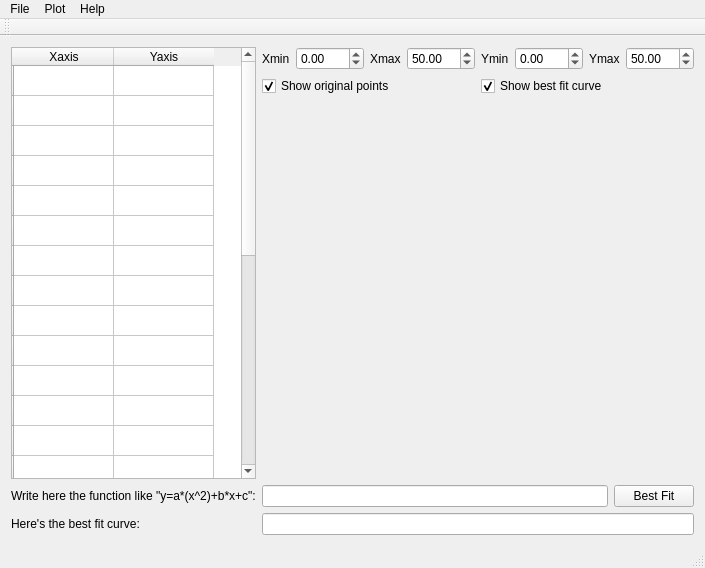
<?xml version="1.0" encoding="UTF-8"?>
<ui version="4.0">
 <class>MainWindow</class>
 <widget class="QMainWindow" name="MainWindow">
  <property name="geometry">
   <rect>
    <x>0</x>
    <y>0</y>
    <width>680</width>
    <height>568</height>
   </rect>
  </property>
  <property name="windowTitle">
   <string>MainWindow</string>
  </property>
  <widget class="QWidget" name="centralWidget">
   <layout class="QGridLayout" name="gridLayout">
    <item row="2" column="1">
     <widget class="QTableWidget" name="tableWidget">
      <row>
       <property name="text">
        <string/>
       </property>
      </row>
      <row>
       <property name="text">
        <string/>
       </property>
      </row>
      <row>
       <property name="text">
        <string/>
       </property>
      </row>
      <row>
       <property name="text">
        <string/>
       </property>
      </row>
      <row>
       <property name="text">
        <string/>
       </property>
      </row>
      <row>
       <property name="text">
        <string/>
       </property>
      </row>
      <row>
       <property name="text">
        <string/>
       </property>
      </row>
      <row>
       <property name="text">
        <string/>
       </property>
      </row>
      <row>
       <property name="text">
        <string/>
       </property>
      </row>
      <row>
       <property name="text">
        <string/>
       </property>
      </row>
      <row>
       <property name="text">
        <string/>
       </property>
      </row>
      <row>
       <property name="text">
        <string/>
       </property>
      </row>
      <row>
       <property name="text">
        <string/>
       </property>
      </row>
      <row>
       <property name="text">
        <string/>
       </property>
      </row>
      <row>
       <property name="text">
        <string/>
       </property>
      </row>
      <row>
       <property name="text">
        <string/>
       </property>
      </row>
      <row>
       <property name="text">
        <string/>
       </property>
      </row>
      <row>
       <property name="text">
        <string/>
       </property>
      </row>
      <row>
       <property name="text">
        <string/>
       </property>
      </row>
      <row>
       <property name="text">
        <string/>
       </property>
      </row>
      <row>
       <property name="text">
        <string/>
       </property>
      </row>
      <row>
       <property name="text">
        <string/>
       </property>
      </row>
      <row>
       <property name="text">
        <string/>
       </property>
      </row>
      <row>
       <property name="text">
        <string/>
       </property>
      </row>
      <row>
       <property name="text">
        <string/>
       </property>
      </row>
      <row>
       <property name="text">
        <string/>
       </property>
      </row>
      <row>
       <property name="text">
        <string/>
       </property>
      </row>
      <column>
       <property name="text">
        <string>Xaxis</string>
       </property>
      </column>
      <column>
       <property name="text">
        <string>Yaxis</string>
       </property>
      </column>
      <item row="0" column="0">
       <property name="text">
        <string/>
       </property>
      </item>
      <item row="0" column="1">
       <property name="text">
        <string/>
       </property>
      </item>
     </widget>
    </item>
    <item row="7" column="2">
     <layout class="QHBoxLayout" name="horizontalLayout">
      <item>
       <widget class="QLineEdit" name="function"/>
      </item>
      <item>
       <widget class="QPushButton" name="pushButton">
        <property name="text">
         <string>Best Fit</string>
        </property>
       </widget>
      </item>
     </layout>
    </item>
    <item row="7" column="1">
     <widget class="QLabel" name="label">
      <property name="text">
       <string>Write here the function like &quot;y=a*(x^2)+b*x+c&quot;:</string>
      </property>
     </widget>
    </item>
    <item row="8" column="1">
     <widget class="QLabel" name="label_2">
      <property name="text">
       <string>Here's the best fit curve:</string>
      </property>
     </widget>
    </item>
    <item row="8" column="2">
     <widget class="QLineEdit" name="result"/>
    </item>
    <item row="2" column="2">
     <layout class="QVBoxLayout" name="verticalLayout">
      <item>
       <layout class="QHBoxLayout" name="horizontalLayout_2">
        <item>
         <widget class="QLabel" name="label_3">
          <property name="text">
           <string>Xmin</string>
          </property>
         </widget>
        </item>
        <item>
         <widget class="QDoubleSpinBox" name="xmin">
          <property name="minimum">
           <double>-500.000000000000000</double>
          </property>
          <property name="maximum">
           <double>500.000000000000000</double>
          </property>
         </widget>
        </item>
        <item>
         <widget class="QLabel" name="label_4">
          <property name="text">
           <string>Xmax</string>
          </property>
         </widget>
        </item>
        <item>
         <widget class="QDoubleSpinBox" name="xmax">
          <property name="minimum">
           <double>-500.000000000000000</double>
          </property>
          <property name="maximum">
           <double>500.000000000000000</double>
          </property>
          <property name="value">
           <double>50.000000000000000</double>
          </property>
         </widget>
        </item>
        <item>
         <widget class="QLabel" name="label_5">
          <property name="text">
           <string>Ymin</string>
          </property>
         </widget>
        </item>
        <item>
         <widget class="QDoubleSpinBox" name="ymin">
          <property name="minimum">
           <double>-500.000000000000000</double>
          </property>
          <property name="maximum">
           <double>500.000000000000000</double>
          </property>
         </widget>
        </item>
        <item>
         <widget class="QLabel" name="label_6">
          <property name="text">
           <string>Ymax</string>
          </property>
         </widget>
        </item>
        <item>
         <widget class="QDoubleSpinBox" name="ymax">
          <property name="minimum">
           <double>-500.000000000000000</double>
          </property>
          <property name="maximum">
           <double>500.000000000000000</double>
          </property>
          <property name="value">
           <double>50.000000000000000</double>
          </property>
         </widget>
        </item>
       </layout>
      </item>
      <item>
       <layout class="QHBoxLayout" name="horizontalLayout_3">
        <item>
         <widget class="QCheckBox" name="originalplot">
          <property name="text">
           <string>Show original points</string>
          </property>
          <property name="checked">
           <bool>true</bool>
          </property>
         </widget>
        </item>
        <item>
         <widget class="QCheckBox" name="fitplot">
          <property name="text">
           <string>Show best fit curve</string>
          </property>
          <property name="checked">
           <bool>true</bool>
          </property>
         </widget>
        </item>
       </layout>
      </item>
      <item>
       <widget class="KPlotWidget" name="kplotwidget">
        <property name="backgroundColor">
         <color>
          <red>255</red>
          <green>255</green>
          <blue>255</blue>
         </color>
        </property>
        <property name="foregroundColor">
         <color>
          <red>0</red>
          <green>0</green>
          <blue>0</blue>
         </color>
        </property>
        <property name="grid" stdset="0">
         <bool>true</bool>
        </property>
       </widget>
      </item>
     </layout>
    </item>
   </layout>
  </widget>
  <widget class="QMenuBar" name="menuBar">
   <property name="geometry">
    <rect>
     <x>0</x>
     <y>0</y>
     <width>680</width>
     <height>20</height>
    </rect>
   </property>
   <widget class="QMenu" name="menuFile">
    <property name="title">
     <string>File</string>
    </property>
    <addaction name="actionNew"/>
    <addaction name="actionOpen"/>
    <addaction name="actionSave"/>
    <addaction name="actionSave_as"/>
    <addaction name="separator"/>
    <addaction name="actionExit"/>
   </widget>
   <widget class="QMenu" name="menuPlot">
    <property name="title">
     <string>Plot</string>
    </property>
    <addaction name="actionDraw_plot"/>
   </widget>
   <widget class="QMenu" name="menuHelp">
    <property name="title">
     <string>Help</string>
    </property>
    <addaction name="actionKartesio_Manual"/>
    <addaction name="separator"/>
    <addaction name="actionReport_a_Bug"/>
    <addaction name="separator"/>
    <addaction name="actionInfo_about_Kartesio"/>
    <addaction name="actionInfo_about_KDE"/>
    <addaction name="actionShow_example"/>
   </widget>
   <addaction name="menuFile"/>
   <addaction name="menuPlot"/>
   <addaction name="menuHelp"/>
  </widget>
  <widget class="QToolBar" name="mainToolBar">
   <attribute name="toolBarArea">
    <enum>TopToolBarArea</enum>
   </attribute>
   <attribute name="toolBarBreak">
    <bool>false</bool>
   </attribute>
  </widget>
  <widget class="QStatusBar" name="statusBar"/>
  <action name="actionNew">
   <property name="text">
    <string>New</string>
   </property>
  </action>
  <action name="actionOpen">
   <property name="text">
    <string>Open</string>
   </property>
  </action>
  <action name="actionSave">
   <property name="text">
    <string>Save</string>
   </property>
  </action>
  <action name="actionSave_as">
   <property name="text">
    <string>Save as</string>
   </property>
  </action>
  <action name="actionExit">
   <property name="text">
    <string>Exit</string>
   </property>
  </action>
  <action name="actionKartesio_Manual">
   <property name="text">
    <string>Kartesio Manual</string>
   </property>
  </action>
  <action name="actionReport_a_Bug">
   <property name="text">
    <string>Report a Bug</string>
   </property>
  </action>
  <action name="actionInfo_about_Kartesio">
   <property name="text">
    <string>Info about Kartesio</string>
   </property>
  </action>
  <action name="actionInfo_about_KDE">
   <property name="text">
    <string>Info about KDE</string>
   </property>
  </action>
  <action name="actionShow_example">
   <property name="text">
    <string>Show example</string>
   </property>
  </action>
  <action name="actionDraw_plot">
   <property name="text">
    <string>Draw plot</string>
   </property>
  </action>
 </widget>
 <layoutdefault spacing="6" margin="11"/>
 <customwidgets>
  <customwidget>
   <class>KPlotWidget</class>
   <extends>QFrame</extends>
   <header>kplotwidget.h</header>
  </customwidget>
 </customwidgets>
 <resources/>
 <connections/>
</ui>
